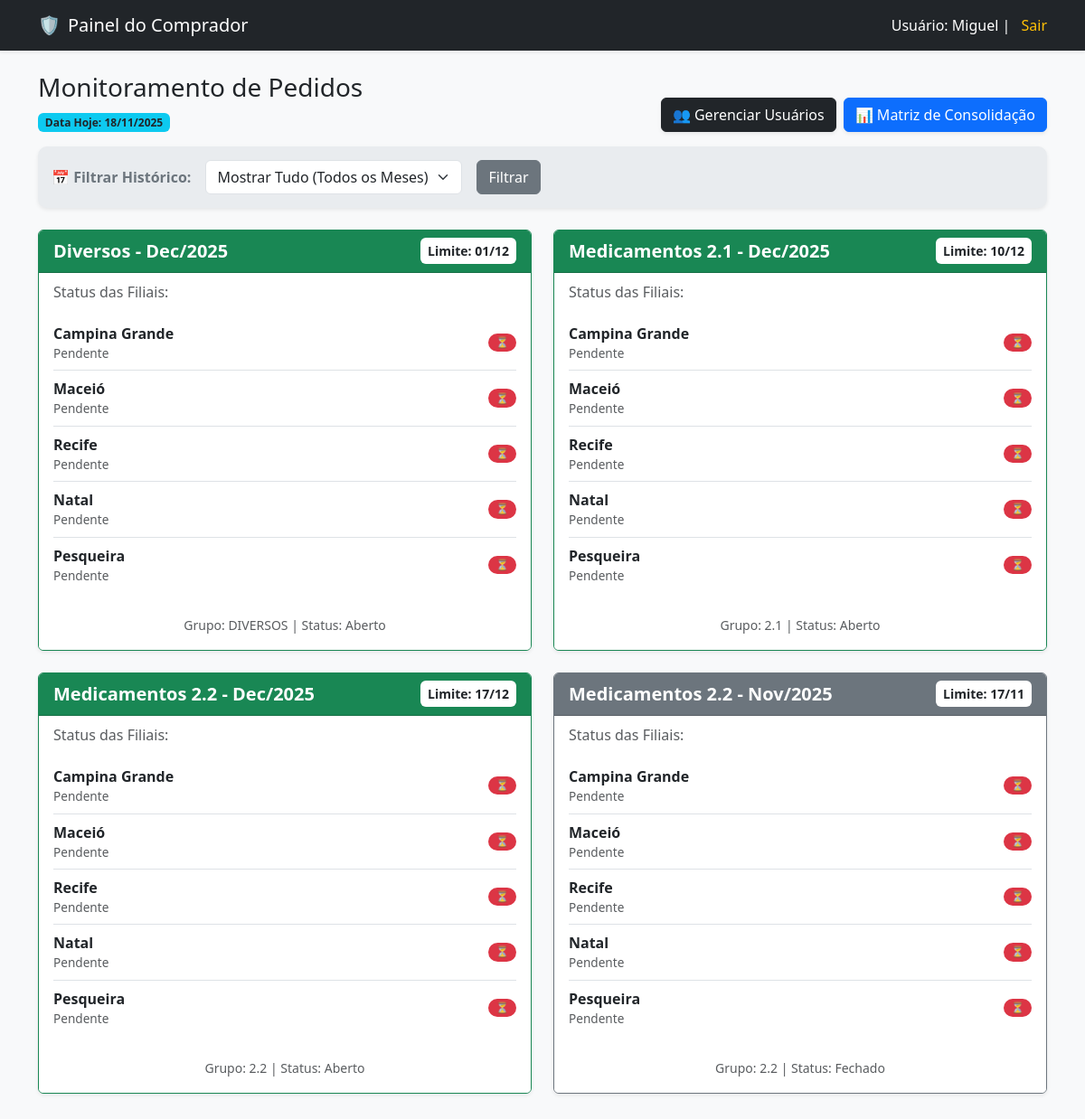
The page /dashboard/admin (signed in) on the database its author committed.
### app.py (models this page shows)
class Periodo(db.Model):
    id = db.Column(db.Integer, primary_key=True)
    nome = db.Column(db.String(100), nullable=False)
    grupo_filtro = db.Column(db.String(50), nullable=False)
    data_limite = db.Column(db.Date, nullable=False)
    mes = db.Column(db.Integer, nullable=False)
    ano = db.Column(db.Integer, nullable=False)
    ativo = db.Column(db.Boolean, default=True)

class Loja(db.Model):
    id = db.Column(db.Integer, primary_key=True)
    nome = db.Column(db.String(100), nullable=False)

### app.py (the view, shortened to what this page needs)
@app.route('/dashboard/admin')
def dashboard_admin():
    if 'usuario_id' not in session: return redirect(url_for('login'))
    todos_periodos = Periodo.query.order_by(Periodo.ano.desc(), Periodo.mes.desc(), Periodo.id.desc()).all()
    opcoes_meses = []
    meses_vistos = set()
    nomes = {1:'Jan', 2:'Fev', 3:'Mar', 4:'Abr', 5:'Mai', 6:'Jun', 7:'Jul', 8:'Ago', 9:'Set', 10:'Out', 11:'Nov', 12:'Dez'}
    for p in todos_periodos:
        k = f"{p.mes}-{p.ano}"
        if k not in meses_vistos:
            opcoes_meses.append({'valor': k, 'texto': f"{nomes[p.mes]}/{p.ano}"})
            meses_vistos.add(k)
    filtro = request.args.get('filtro_data')
    q = Periodo.query
    if filtro:
        m, a = filtro.split('-')
        q = q.filter_by(mes=int(m), ano=int(a))
    periodos_filt = q.order_by(Periodo.ano.desc(), Periodo.mes.desc(), Periodo.data_limite).all()
    todas_lojas = Loja.query.all()
    dados_painel = []
    for p in periodos_filt:
        sl = []
        for loja in todas_lojas:
            ped = Pedido.query.filter_by(loja_id=loja.id, periodo_id=p.id).order_by(Pedido.id.desc()).first()
            inf = {'nome': loja.nome, 'cor': 'danger', 'texto': '⏳', 'detalhe': 'Pendente'}
            sl.append(inf)
        dados_painel.append({'periodo': p, 'lojas': sl})
    return render_template('dashboard_admin.html', nome=session['nome'], dados_painel=dados_painel, opcoes_meses=opcoes_meses, filtro_atual=filtro, data_hoje=datetime.now().strftime('%d/%m/%Y'))

### templates/dashboard_admin.html (shortened to what this page needs)
<!DOCTYPE html>
<html lang="pt-br">
<head>
    <link href="https://cdn.jsdelivr.net/npm/bootstrap@5.3.0/dist/css/bootstrap.min.css" rel="stylesheet">
</head>
<body class="bg-light">
    <nav class="navbar navbar-dark bg-dark shadow-sm mb-4">
        <div class="container">
            <a class="navbar-brand d-flex align-items-center" href="#">
                <span class="me-2">🛡️</span>
                Painel do Comprador
            </a>
            <span class="navbar-text text-white">
                Usuário: {{ nome }} | <a href="/logout" class="text-warning text-decoration-none ms-2">Sair</a>
            </span>
        </div>
    </nav>
    <div class="container pb-5">
        <div class="d-flex justify-content-between align-items-end mb-3">
            <div>
                <h3>Monitoramento de Pedidos</h3>
                <span class="badge bg-info text-dark">Data Hoje: {{ data_hoje }}</span>
            </div>
            <div class="d-flex gap-2">
                <a href="{{ url_for('admin_usuarios') }}" class="btn btn-dark shadow-sm">
                    👥 Gerenciar Usuários
                </a>
                <a href="{{ url_for('consolidacao_pedidos') }}" class="btn btn-primary shadow-sm">
                    📊 Matriz de Consolidação
                </a>
            </div>
        </div>
        <div class="filter-bar mb-4 shadow-sm">
            <form method="GET" class="row g-3 align-items-center">
                <div class="col-auto">
                    <label class="fw-bold text-secondary">📅 Filtrar Histórico:</label>
                </div>
                <div class="col-auto">
                    <select name="filtro_data" class="form-select">
                        <option value="">Mostrar Tudo (Todos os Meses)</option>
                    </select>
                </div>
                <div class="col-auto">
                    <button type="submit" class="btn btn-secondary">Filtrar</button>
                </div>
            </form>
        </div>
        <div class="row">
            {% for item in dados_painel %}
            <div class="col-md-6 mb-4">
                <div class="card h-100 shadow-sm card-periodo {{ 'border-secondary' if not item.periodo.ativo else 'border-success' }}">
                    <div class="card-header d-flex justify-content-between align-items-center
                        {{ 'bg-secondary' if not item.periodo.ativo else 'bg-success' }} text-white">
                        <span class="fw-bold fs-5">{{ item.periodo.nome }}</span>
                        <small class="bg-white text-dark px-2 py-1 rounded fw-bold">
                            Limite: {{ item.periodo.data_limite.strftime('%d/%m') }}
                        </small>
                    </div>
                    <div class="card-body">
                        <h6 class="card-subtitle mb-3 text-muted">Status das Filiais:</h6>
                        {% if item.lojas %}
                        <ul class="list-group list-group-flush">
                            {% for loja in item.lojas %}
                            <li class="list-group-item d-flex justify-content-between align-items-center px-0">
                                <div>
                                    <strong>{{ loja.nome }}</strong>
                                    <div class="small text-muted" style="font-size: 0.85rem;">{{ loja.detalhe }}</div>
                                </div>
                                <span class="badge bg-{{ loja.cor }} rounded-pill">{{ loja.texto }}</span>
                            </li>
                            {% endfor %}
                        </ul>
                        {% else %}
                            <p class="text-muted small">Nenhuma loja cadastrada.</p>
                        {% endif %}
                    </div>
                    <div class="card-footer bg-white text-center border-0 pb-3">
                        <small class="text-muted">
                            Grupo: {{ item.periodo.grupo_filtro }} |
                            Status: {{ 'Aberto' if item.periodo.ativo else 'Fechado' }}
                        </small>
                    </div>
                </div>
            </div>
            {% endfor %}
        </div>
    </div>
</body>
</html>

### templates/dashboard_admin.html (style rules this page uses)
.card-periodo { transition: all 0.3s; }
.filter-bar { background-color: #e9ecef; border-radius: 10px; padding: 15px; }

### rows shown on the page
Periodo: periodo.nome "Diversos - Dec/2025", periodo.data_limite "01/12", periodo.grupo_filtro "DIVERSOS", ativo "Aberto"
Loja: nome "Campina Grande", detalhe "Pendente", texto "⏳"
Loja: nome "Maceió", detalhe "Pendente", texto "⏳"
Loja: nome "Recife", detalhe "Pendente", texto "⏳"
Loja: nome "Natal", detalhe "Pendente", texto "⏳"
Loja: nome "Pesqueira", detalhe "Pendente", texto "⏳"
Periodo: periodo.nome "Medicamentos 2.1 - Dec/2025", periodo.data_limite "10/12", periodo.grupo_filtro "2.1", ativo "Aberto"
Periodo: periodo.nome "Medicamentos 2.2 - Dec/2025", periodo.data_limite "17/12", periodo.grupo_filtro "2.2", ativo "Aberto"
Periodo: periodo.nome "Medicamentos 2.2 - Nov/2025", periodo.data_limite "17/11", periodo.grupo_filtro "2.2", ativo "Fechado"

### other values the page prints
{{ nome }} "Miguel"
